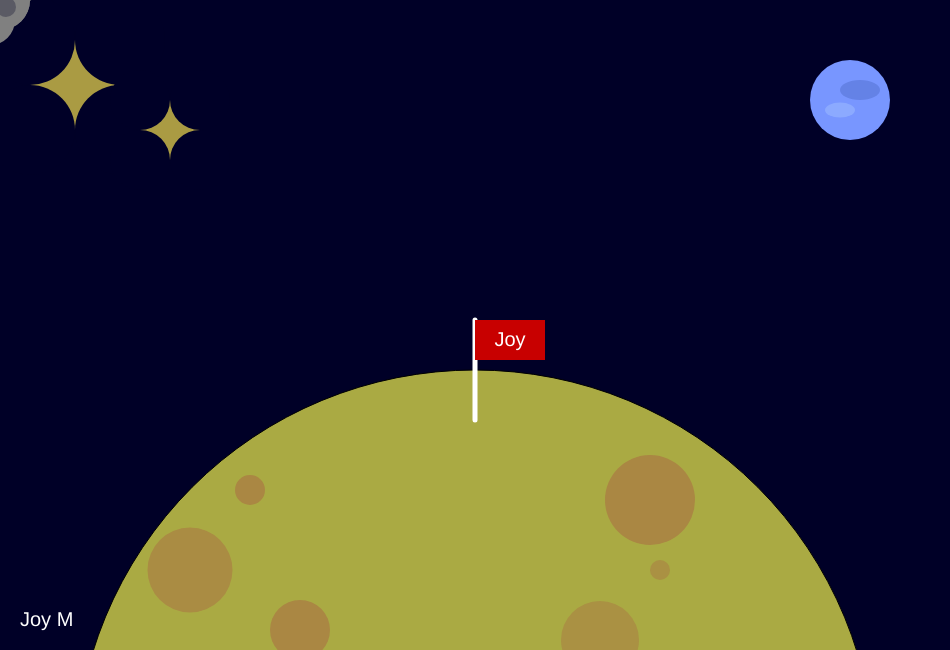
Frame 1 (no input)
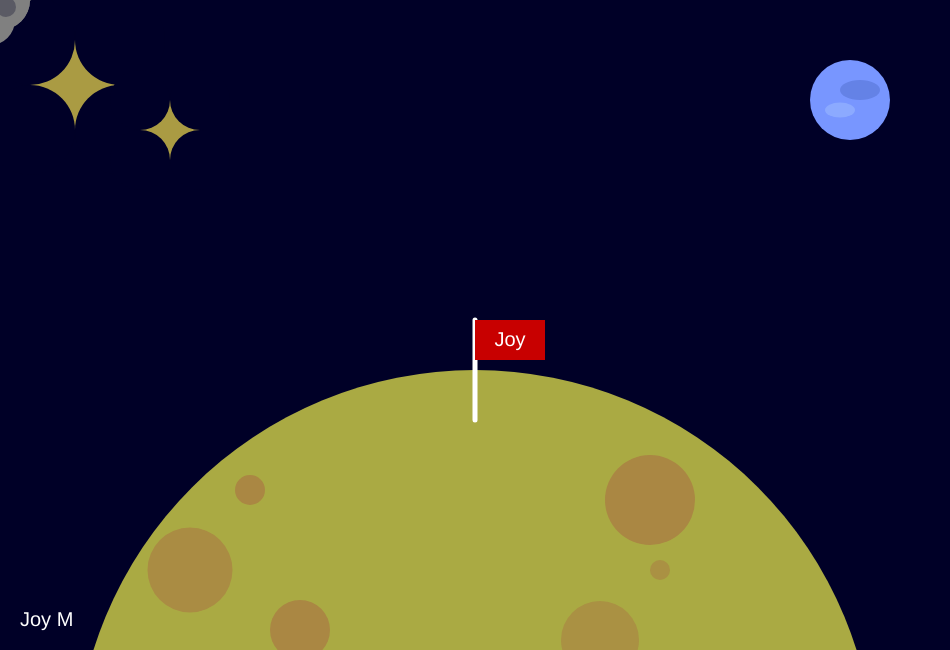
Frame 60 (no input)
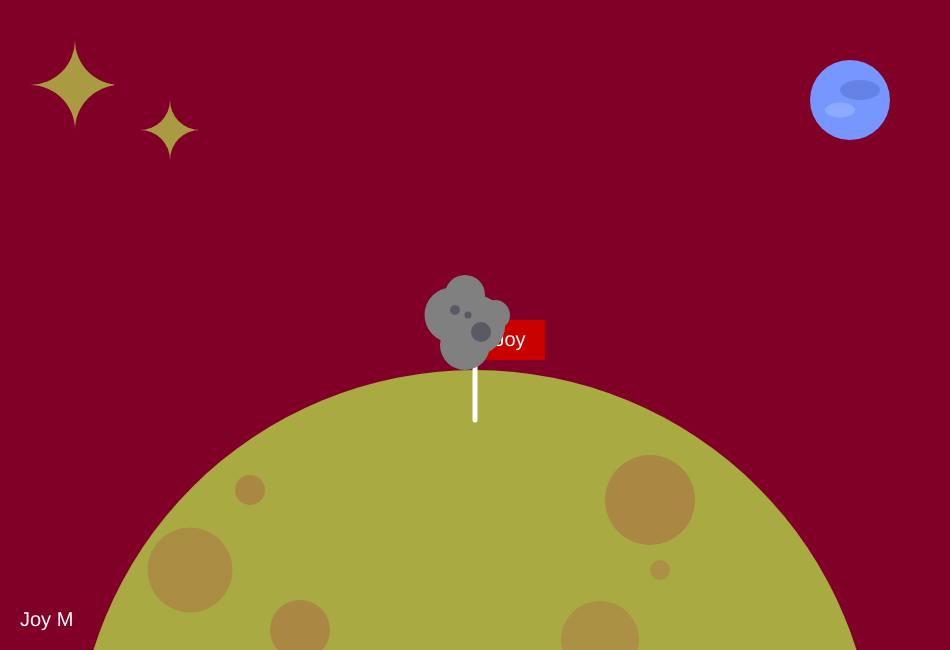
Frame 120 (the mouse pressed at the canvas centre since frame 60)

The p5.js sketch that drew these frames (run headless with seeded random() and noise() and a simulated clock; from frame 60 on, the mouse is pressed at the canvas centre):

// p5.js sketch
// ── sketch.js
// Interactive Scene
// Joy Min
// Feb 25, 2025


let currentBack = 0;
let origColor = [0, 0, 39];// original background color
let backgroundColor; // background color situation


function setup() {
  createCanvas(950, 650);
}




function draw() {
  changeBackground();
  drawthewholeplanet();
  drawanaerolite();
  drawSmallPlanet();
  mysignature();
}


function changeBackground() {
  let redValue = map(mouseY, 0, height, 0, 255); // chang the color of the background is depending on both how close theaerolite close to the planet and the currentback value


  // if current back = 0, background as normal
  if (currentBack === 0) {
    backgroundColor = color(redValue, 0, 39);
  }
  // if background is not = 0, use other color
  else if (currentBack === 1) {
    backgroundColor = color(50, 50, 150);
  } // blue
  else if (currentBack === 2) {
    backgroundColor = color(100, 50, 100);
  } // violet
  else if (currentBack === 3) {
    backgroundColor = color(180, 50, 50);
  }// orange


  background(backgroundColor);
}


function keyPressed() {
  // press R to reset background color
  if (key === 'r') {
    currentBack = 0; // reset background color
  }
  // every time press any other button, background color change
  else {
    currentBack = currentBack + 1; // 0 → 1 → 2 → 3 → 0
    if (currentBack >= 4 ){// start over again
      currentBack = -1;
      currentBack = currentBack + 1; 
    }
  }
} 




function drawthewholeplanet() {
  drawtheplanet();
  noStroke();
  fill(170, 145, 67);// start draw the dits
  circle(600, 640, 78);
  noStroke();
  fill(170, 140, 67);
  circle(190, 570, 85);
  noStroke();
  fill(170, 135, 67);
  circle(300, 630, 60);
  fill(170, 135, 67);
  circle(250, 490, 30);
  fill(170, 135, 67);
  circle(650, 500, 90);
  fill(170, 145, 67);
  circle(660, 570, 20);
  let redValue = map(mouseY, 0, height, 0, 255);
  fill(170, 155, 67);// start draw the 1 star far away
  square(30, 40, 90);
  fill(backgroundColor);
  circle(30, 40, 90);
  fill(backgroundColor);
  circle(30, 130, 90);
  fill(backgroundColor);
  circle(120, 40, 90);
  fill(backgroundColor);
  circle(120, 130, 90);
  fill(170, 155, 67);// start draw the 2nd star far away
  square(140, 100, 60);
  fill(backgroundColor);
  circle(140, 100, 60);
  fill(backgroundColor);
  circle(200, 100, 60);
  fill(backgroundColor);
  circle(140, 160, 60);
  fill(backgroundColor);
  circle(200, 160, 60);
}




function drawtheplanet() {
  fill(170, 170, 67);
  circle(475, 770, 800);// the planet
  drawFlag(475, 420);
}




function drawanaerolite() {
  fill(128, 128, 128);// the aerolite follows the place of the mouse
  circle(mouseX, mouseY, 60);
  circle(mouseX-10, mouseY-30, 40);
  circle(mouseX-10, mouseY+20, 50);
  circle(mouseX-23, mouseY-10, 55);
  circle(mouseX+20, mouseY-10, 30);
  circle(mouseX, mouseY, 60);
  fill(90, 90, 100);
  circle(mouseX-20, mouseY-15, 10);
  circle(mouseX+6, mouseY+7, 20);
  circle(mouseX-7, mouseY-10, 7);
}


function drawSmallPlanet() {
  fill(120, 150, 255);
  circle(850, 100, 80); // draw the planet
  fill(100, 130, 230);
  ellipse(860, 90, 40, 20); // draw a shadow on the planet
  fill(140, 170, 255);
  ellipse(840, 110, 30, 15); // draw another shadow for depth


}


function drawFlag(x, y) {
  stroke(255);
  strokeWeight(5);
  line(x, y, x, y - 100); // falgpole
  noStroke();
  fill(200, 0, 0);
  rect(x, y - 100, 70, 40); // flag
  fill(255);
  textSize(20);
  textAlign(CENTER, CENTER);
  text("Joy", x + 35, y - 80); // myname
}


function mysignature() {
  fill(255);
  textSize(20);
  textAlign(LEFT, BOTTOM);
  text("Joy M", 20, height - 20);
}
